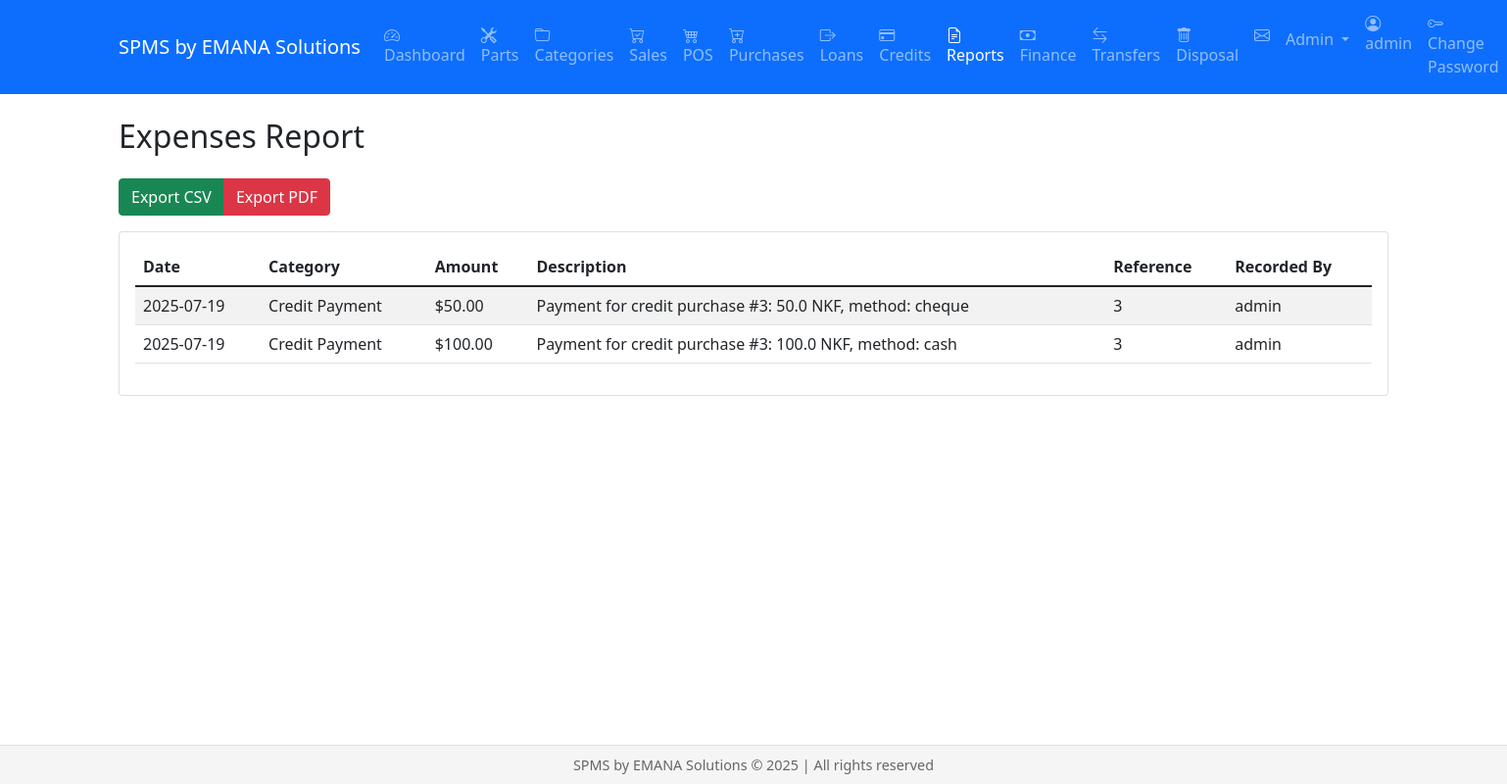
/reports/expenses (signed in), run on the app's committed database.
### models.py (models this page shows, shortened)
class User(db.Model, UserMixin):
    id = db.Column(db.Integer, primary_key=True)
    username = db.Column(db.String(80), unique=True, nullable=False)
    email = db.Column(db.String(120), unique=True, nullable=False)
    password_hash = db.Column(db.String(256))
    role = db.Column(db.String(20), default='staff')  # admin, manager, staff
    created_at = db.Column(db.DateTime, default=datetime.utcnow)
    active = db.Column(db.Boolean, default=True)  # Renamed from is_active to active
    fs_uniquifier = db.Column(db.String(64), unique=True, nullable=False)
    confirmed_at = db.Column(db.DateTime, nullable=True, default=None)
    roles = db.relationship('Role', secondary=roles_users, backref=db.backref('users', lazy='dynamic'))
    @property
    def is_authenticated(self):
        return True
    @property
    def is_active(self):
        return self.active  # Now returns the active column value

class FinancialTransaction(db.Model):
    id = db.Column(db.Integer, primary_key=True)
    date = db.Column(db.DateTime, default=datetime.utcnow)
    type = db.Column(db.String(20))  # revenue, expense
    category = db.Column(db.String(50))  # utilities, salary, Water, Electricity, etc.
    amount = db.Column(db.Float)
    description = db.Column(db.Text)
    reference_id = db.Column(db.String(50))  # Reference to related transaction (sale_id, purchase_id, etc.)
    user_id = db.Column(db.Integer, db.ForeignKey('user.id'))
    voided = db.Column(db.Boolean, default=False)
    void_reason = db.Column(db.Text)
    voided_by_id = db.Column(db.Integer, db.ForeignKey('user.id'))
    voided_at = db.Column(db.DateTime)
    void_reference_id = db.Column(db.Integer, db.ForeignKey('financial_transaction.id'))  # Reference to the reversing entry
    exchange_rate = db.Column(db.Float)
    user = db.relationship('User', backref='financial_transactions', foreign_keys=[user_id])
    voided_by = db.relationship('User', backref='voided_transactions', foreign_keys=[voided_by_id])
    void_reference = db.relationship('FinancialTransaction', backref='original_transaction',
                                   remote_side=[id], foreign_keys=[void_reference_id])

### views/reports.py (the view)
@reports.route('/reports/expenses')
@login_required
@finance_access_required
@role_required('admin', 'manager')
def expenses():
    start_date_str = request.args.get('start_date')
    end_date_str = request.args.get('end_date')
    start_datetime, end_datetime = parse_date_range(start_date_str, end_date_str)
    expenses = FinancialTransaction.query.filter(
        FinancialTransaction.type == 'expense',
        FinancialTransaction.date >= start_datetime,
        FinancialTransaction.date <= end_datetime
    ).all()
    total_expenses = sum(exp.amount for exp in expenses)
    daily_expenses = db.session.query(
        func.date(FinancialTransaction.date),
        func.sum(FinancialTransaction.amount)
    ).filter(
        FinancialTransaction.type == 'expense',
        FinancialTransaction.date >= start_datetime,
        FinancialTransaction.date <= end_datetime
    ).group_by(func.date(FinancialTransaction.date)).all()
    dates = [str(date) for date, _ in daily_expenses]
    amounts = [float(amount) for _, amount in daily_expenses]
    return render_template('reports/expenses.html',
                         expenses=expenses,
                         start_date=format_date(start_datetime),
                         end_date=format_date(end_datetime),
                         total_expenses=total_expenses,
                         daily_expenses=daily_expenses,
                         dates=dates,
                         amounts=amounts)

### utils/date_utils.py (called while the page is built)
def format_date(date: datetime) -> str:
    return date.strftime(DATE_FORMAT)

def parse_date_range(start_date_str: str | None, end_date_str: str | None, default_days: int = 30) -> tuple[datetime, datetime]:
    try:
        if start_date_str and end_date_str:
            start_date = get_start_of_day(parse_date(start_date_str))
            end_date = get_end_of_day(parse_date(end_date_str))
        else:
            end_date = datetime.utcnow()
            start_date = end_date - timedelta(days=default_days)
        return start_date, end_date
    except ValueError:
        end_date = datetime.utcnow()
        start_date = end_date - timedelta(days=default_days)
        return start_date, end_date

### views/reports.py (called while the page is built)
def finance_access_required(f):
    @wraps(f)
    def decorated_function(*args, **kwargs):
        if not current_user.is_authenticated or current_user.role not in ['admin', 'manager']:
            flash('You need to be an admin or manager to access financial reports.', 'error')
            return redirect(url_for('dashboard.index'))
        return f(*args, **kwargs)
    return decorated_function

### views/utils.py (called while the page is built)
def role_required(*roles):
    def decorator(f):
        @wraps(f)
        def decorated_function(*args, **kwargs):
            if not current_user.role in roles:
                abort(403)  # Forbidden
            return f(*args, **kwargs)
        return decorated_function
    return decorator

### templates/reports/expenses.html (shortened to what this page needs)
{% extends "base.html" %}
{% block content %}
<div class="container">
    <h2 class="mb-4">Expenses Report</h2>
    <div class="btn-group mb-3">
        <a href="{{ url_for('reports.export', report_type='expenses', format='csv') }}" class="btn btn-success">Export CSV</a>
        <a href="{{ url_for('reports.export', report_type='expenses', format='pdf') }}" class="btn btn-danger">Export PDF</a>
    </div>
    <div class="card">
        <div class="card-body">
            <div class="table-responsive">
                <table class="table table-striped">
                    <thead>
                        <tr>
                            <th>Date</th>
                            <th>Category</th>
                            <th>Amount</th>
                            <th>Description</th>
                            <th>Reference</th>
                            <th>Recorded By</th>
                        </tr>
                    </thead>
                    <tbody>
                        {% for expense in expenses %}
                        <tr>
                            <td>{{ expense.date.strftime('%Y-%m-%d') }}</td>
                            <td>{{ expense.category }}</td>
                            <td>${{ "%.2f"|format(expense.amount) }}</td>
                            <td>{{ expense.description }}</td>
                            <td>{{ expense.reference_id }}</td>
                            <td>{{ expense.user.username }}</td>
                        </tr>
                        {% endfor %}
                    </tbody>
                </table>
            </div>
        </div>
    </div>
</div>
{% endblock %}

### templates/base.html (shortened to what this page needs)
<html lang="en">
<head>
    <link rel="stylesheet" href="{{ url_for('static', filename='css/jquery-ui.css') }}">
    <link rel="stylesheet" href="{{ url_for('static', filename='css/bootstrap.min.css') }}">
    <link rel="stylesheet" href="{{ url_for('static', filename='css/bootstrap-icons.css') }}">
</head>
<body>
    <nav class="navbar navbar-expand-lg navbar-dark bg-primary mb-4">
        <div class="container">
            <a class="navbar-brand" href="{{ url_for('dashboard.index') }}">
                SPMS by EMANA Solutions
            </a>
            <div class="collapse navbar-collapse" id="navbarNav">
                {% if current_user.is_authenticated %}
                <ul class="navbar-nav">
                    <li class="nav-item">
                        <a class="nav-link {% if request.endpoint and request.endpoint.startswith('dashboard.') %}active{% endif %}"
                           href="{{ url_for('dashboard.index') }}">
                            <i class="bi bi-speedometer2"></i> Dashboard
                        </a>
                    </li>
                    <li class="nav-item">
                        <a class="nav-link {% if request.endpoint and request.endpoint.startswith('parts.') %}active{% endif %}"
                           href="{% if current_user.role == 'staff' %}{{ url_for('parts.staff_list_parts') }}{% else %}{{ url_for('parts.list_parts') }}{% endif %}">
                            <i class="bi bi-tools"></i> Parts
                        </a>
                    </li>
                    {% if current_user.role in ['admin', 'manager'] %}
                    <li class="nav-item">
                        <a class="nav-link {% if request.endpoint and request.endpoint.startswith('categories.') %}active{% endif %}"
                           href="{{ url_for('categories.list_categories') }}">
                            <i class="bi bi-folder"></i> Categories
                        </a>
                    </li>
                    {% endif %}
                    <li class="nav-item">
                        <a class="nav-link {% if request.endpoint and request.endpoint.startswith('sales.') %}active{% endif %}"
                           href="{{ url_for('sales.list_sales') }}">
                            <i class="bi bi-cart-check"></i> Sales
                        </a>
                    </li>
                    <li class="nav-item">
                        <a class="nav-link {% if request.endpoint and request.endpoint.startswith('pos.') %}active{% endif %}"
                           href="{{ url_for('pos.index') }}">
                            <i class="bi bi-cart4"></i> POS
                        </a>
                    </li>
                    {% if current_user.role in ['admin', 'manager'] %}
                    <li class="nav-item">
                        <a class="nav-link {% if request.endpoint and request.endpoint.startswith('purchases.') %}active{% endif %}"
                           href="{{ url_for('purchases.list_purchases') }}">
                            <i class="bi bi-cart-plus"></i> Purchases
                        </a>
                    </li>
                    {% endif %}
                    <li class="nav-item">
                        <a class="nav-link {% if request.endpoint and request.endpoint.startswith('loans.') %}active{% endif %}"
                           href="{{ url_for('loans.list_loans') }}">
                            <i class="bi bi-box-arrow-right"></i> Loans
                        </a>
                    </li>
                    {% if current_user.role in ['admin', 'manager'] %}
                    <li class="nav-item">
                        <a class="nav-link {% if request.endpoint and request.endpoint.startswith('credits.') %}active{% endif %}"
                           href="{{ url_for('credits.list_credits') }}">
                            <i class="bi bi-credit-card"></i> Credits
                        </a>
                    </li>
                    {% endif %}
                    {% if current_user.role in ['admin', 'manager'] %}
                    <li class="nav-item">
                        <a class="nav-link {% if request.endpoint and request.endpoint.startswith('reports.') %}active{% endif %}"
                           href="{{ url_for('reports.index') }}">
                            <i class="bi bi-file-earmark-text"></i> Reports
                        </a>
                    </li>
                    {% endif %}
                    {% if current_user.role in ['admin', 'manager'] %}
                    <li class="nav-item">
                        <a class="nav-link {% if request.endpoint and request.endpoint.startswith('finance.') %}active{% endif %}"
                           href="{{ url_for('finance.index') }}">
                            <i class="bi bi-cash"></i> Finance
                        </a>
                    </li>
                    {% endif %}
                    {% if current_user.is_authenticated and current_user.role in ['admin', 'manager', 'staff'] %}
                    <li class="nav-item">
                        <a class="nav-link {% if request.endpoint and request.endpoint.startswith('transfers.') %}active{% endif %}"
                           href="{{ url_for('transfers.list_transfers') }}">
                            <i class="bi bi-arrow-left-right"></i> Transfers
                        </a>
                    </li>
                    {% endif %}
                    {% if current_user.is_authenticated and current_user.role in ['admin', 'manager'] %}
                    <li class="nav-item">
                        <a class="nav-link {% if request.endpoint and request.endpoint.startswith('disposals.') %}active{% endif %}"
                           href="{{ url_for('disposals.list_disposals') }}">
                            <i class="bi bi-trash"></i> Disposal
                        </a>
                    </li>
                    {% endif %}
                    <li class="nav-item">
                        <a class="nav-link" href="{{ url_for('messages.list_messages') }}">
                            <i class="bi bi-envelope"></i>
                        </a>
                    </li>
                    {% if current_user.role == 'admin' %}
                    <li class="nav-item dropdown">
                        <a class="nav-link dropdown-toggle" href="#" id="adminDropdown" role="button"
                           data-bs-toggle="dropdown" aria-expanded="false">
                            Admin
                        </a>
                    </li>
                    {% endif %}
                </ul>
                <ul class="navbar-nav ms-auto">
                    <li class="nav-item">
                        <span class="nav-link"><i class="bi bi-person-circle"></i> {{ current_user.username }}</span>
                    </li>
                    <li class="nav-item">
                        <a class="nav-link {% if request.endpoint and request.endpoint.startswith('profile.') %}active{% endif %}"
                           href="{{ url_for('profile.change_password') }}">
                            <i class="bi bi-key"></i> Change Password
                        </a>
                    </li>
                </ul>
                {% endif %}
            </div>
        </div>
    </nav>
    <div class="content-wrapper">
        {% block content %}{% endblock %}
    </div>
    <footer class="footer">
        <div class="container">
            SPMS by EMANA Solutions &copy; {{ current_year }} | All rights reserved
        </div>
    </footer>
</body>
</html>

### templates/base.html (style rules this page uses)
.footer { position: fixed; bottom: 0; width: 100%; height: 40px; line-height: 40px; background-color: #f5f5f5; text-align: center; font-size: 0.9em; color: #666; border-top: 1px solid #ddd; }
.content-wrapper { margin-bottom: 60px; }

### data on the page
User: username "admin"
FinancialTransaction: date "2025-07-19", category "Credit Payment", amount "50.00", description "Payment for credit purchase #3: 50.0 NKF, method: cheque", reference_id "3", user.username "admin"
FinancialTransaction: date "2025-07-19", category "Credit Payment", amount "100.00", description "Payment for credit purchase #3: 100.0 NKF, method: cash", reference_id "3", user.username "admin"
